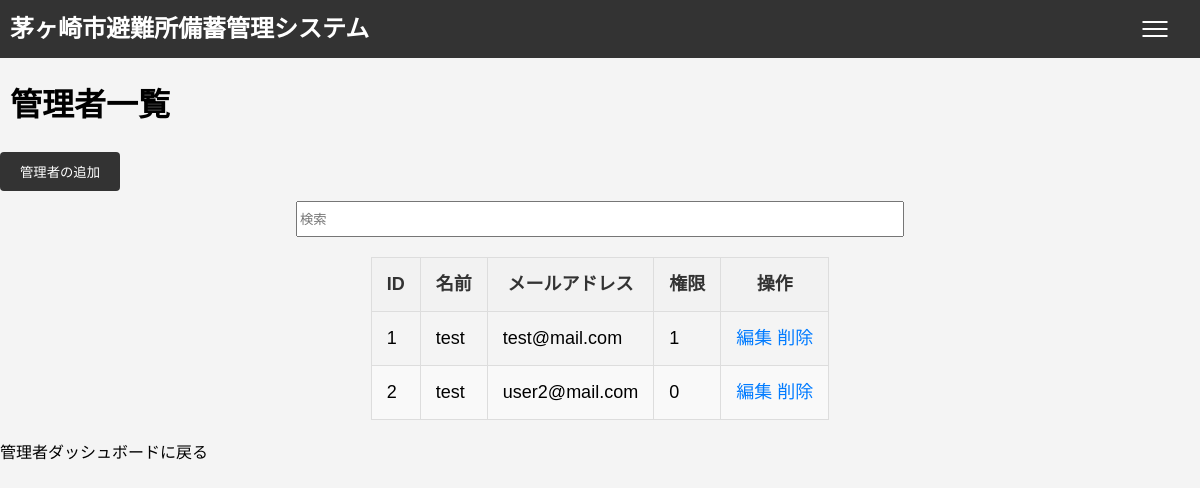
/admin/manage_admins (signed in), run on the app's committed database.
### app/models.py (models this page shows)
class Admin(UserMixin, db.Model):
    id = db.Column(db.Integer, primary_key=True)
    name = db.Column(db.String(150), nullable=False)
    email = db.Column(db.String(150), unique=True, nullable=False)
    password = db.Column(db.String(150), nullable=False)
    permission = db.Column(db.Integer, default=0)

### app/routes.py (the view)
@main.route('/admin/manage_admins')
@admin_required
def manage_admins():
    admins = Admin.query.all()
    return render_template('manage_admins.html', admins=admins)

### app/__init__.py (called while the page is built)
def create_app():
    app = Flask(__name__)
    app.config['SECRET_KEY'] = 'your_secret_key'
    app.config['SQLALCHEMY_DATABASE_URI'] = 'sqlite:///app.db'
    app.config['UPLOAD_FOLDER'] = ''
    db.init_app(app)
    login_manager.init_app(app)
    login_manager.login_view = 'main.login'
    migrate.init_app(app, db)
    from .routes import main
    app.register_blueprint(main)
    @login_manager.user_loader
    def load_user(user_id):
        from .models import User
        return User.query.get(int(user_id))
    return app

### app/models.py (called while the page is built)
    def is_admin(self):
        return Admin.query.filter_by(email=self.email).first() is not None

### app/routes.py (called while the page is built)
def admin_required(f):
    @wraps(f)
    def decorated_function(*args, **kwargs):
        if not current_user.is_authenticated or not current_user.is_admin():
            abort(403)
        return f(*args, **kwargs)
    return decorated_function

### app/templates/manage_admins.html (shortened to what this page needs)
{% extends 'base.html' %}
{% block content %}
    <h1>管理者一覧</h1>
    <div>
        <a href="/admin/add_admin">
            <button>管理者の追加</button>
        </a>
    </div>
    <input type="text" id="searchBox" placeholder="検索">
    <table id="adminTable">
        <thead>
            <tr>
                <th>ID</th>
                <th>名前</th>
                <th>メールアドレス</th>
                <th>権限</th>
                <th>操作</th>
            </tr>
        </thead>
        <tbody>
            {% for admin in admins %}
            <tr>
                <td>{{ admin.id }}</td>
                <td>{{ admin.name }}</td>
                <td>{{ admin.email }}</td>
                <td>{{ admin.permission }}</td>
                <td>
                    <a href="{{ url_for('main.edit_admin', admin_id=admin.id) }}">編集</a>
                    <a href="{{ url_for('main.delete_admin', admin_id=admin.id) }}">削除</a>
                </td>
            </tr>
            {% endfor %}
        </tbody>
    </table>
    <a href="{{ url_for('main.admin_dashboard') }}">管理者ダッシュボードに戻る</a>
{% endblock %}

### app/static/css/style.css (style rules this page uses)
body { font-family: Arial, sans-serif; line-height: 1.6; margin: 0; padding: 0; background-color: #f4f4f4; height: 100vh; display: flex; flex-direction: column; z-index: 1000; }
input[type="submit"], button { background-color: #333; color: #fff; border: none; padding: 10px 20px; border-radius: 4px; cursor: pointer; }
h1 { margin-left: 10px; }
a,a:hover,a:visited { color: inherit; text-decoration: none; }
#adminTable { border-collapse: collapse; margin: 20px auto; font-size: 18px; text-align: center; }
#adminTable th, #adminTable td { padding: 12px 15px; border: 1px solid #ddd; }
#adminTable thead tr { background-color: #f2f2f2; color: #333; }
#adminTable tbody tr { border-bottom: 1px solid #ddd; text-align: left; }
#adminTable tbody tr:nth-of-type(even) { background-color: #f9f9f9; }
#adminTable a { color: #007BFF; text-decoration: none; }
#searchBox { margin: 10px auto; display: block; width: 50%; height: 30px; }

### data on the page
Admin: id "1", name "test", email "test@mail.com", permission "1"
Admin: id "2", name "test", email "user2@mail.com", permission "0"
